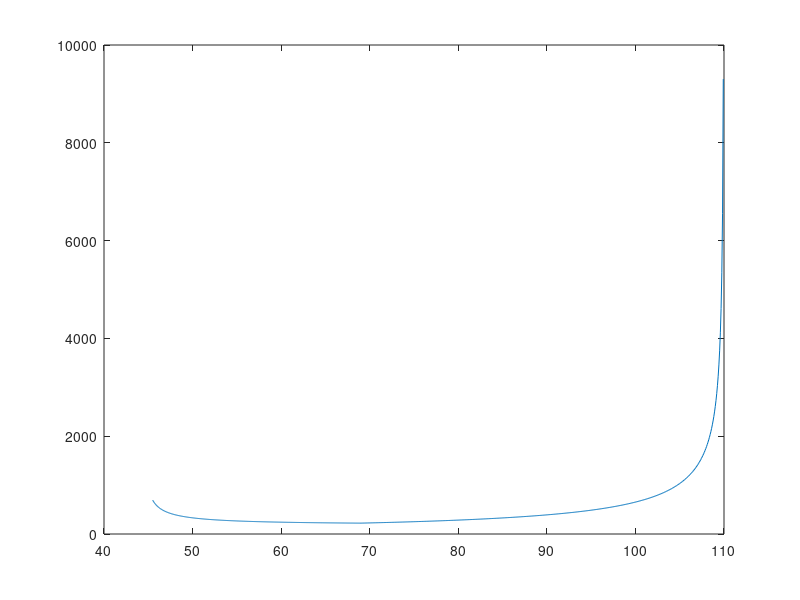
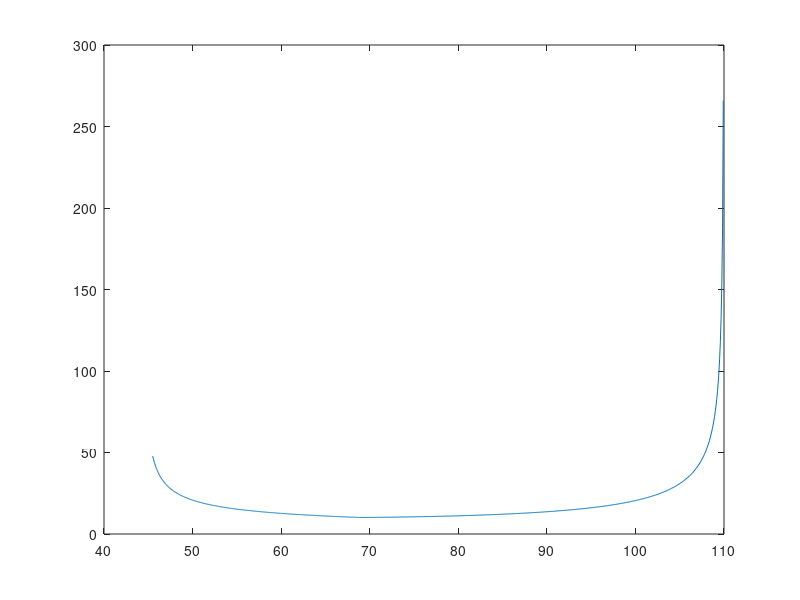
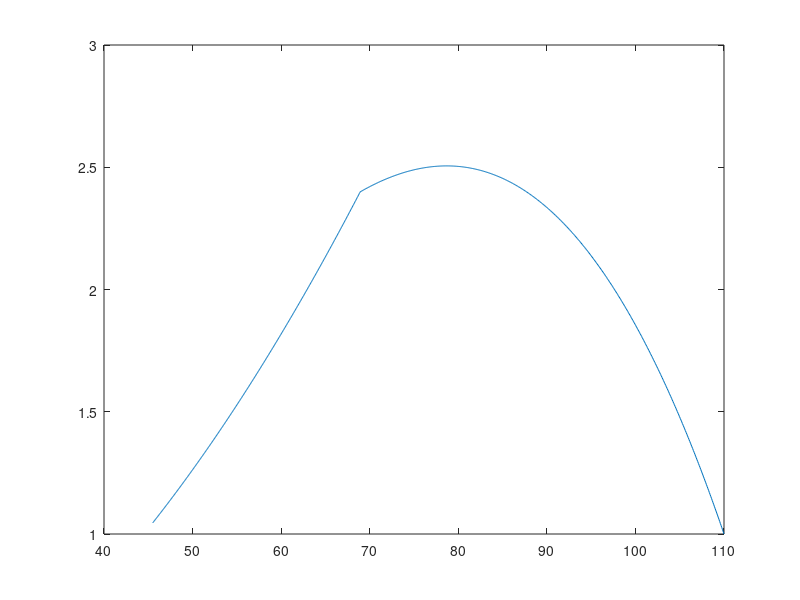
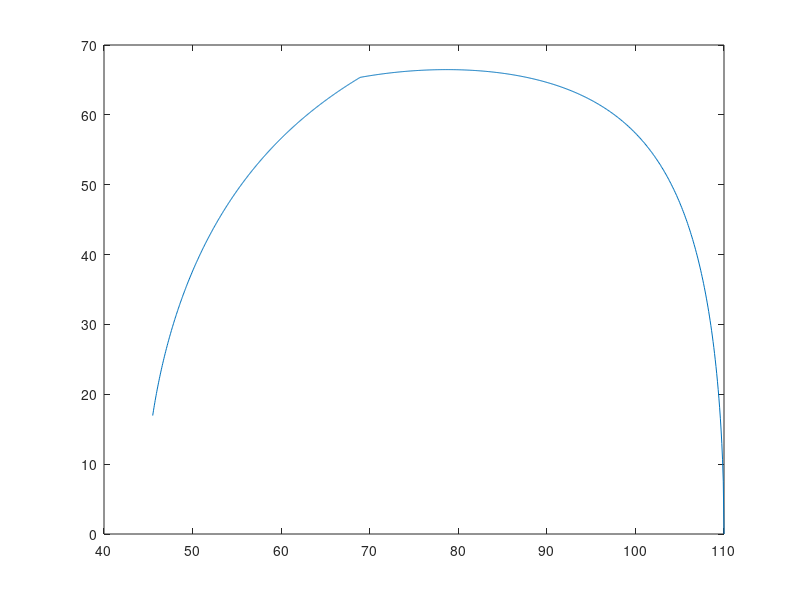

The MATLAB source for these figures, in order:
%% Turning performance.
%INPUTS
close all
clear clc
lambda_isa=-0.0065;
P0_isa=101325;
T_0_isa=288.15;
g_isa=9.80665;
R_isa=287;
h=2400;
%other
h2=2400;
h1=15.24;
A=10;
e_clean=0.82;
S=9.529;
W=1395*9.80665;
%important
PA=180000;
CL_max=1.5;

T=288.15+lambda_isa*h;
P_isa = P0_isa * ((1 + (lambda_isa*h) / T_0_isa) ^ (-g_isa / (R_isa*lambda_isa)));
rho_isa=P_isa/R_isa/T;
V_stall=sqrt(W/S*2/rho_isa*1/CL_max);
CD=(0.032+CL_max^2/(pi*A*e_clean));
V_PA_PR=(PA/S*2/rho_isa*1/CD)^(1/3);

Vrange1=linspace(V_stall+1,V_PA_PR,500);
L=0.5*rho_isa*S*Vrange1.^2*CL_max;
n=L./W;
bankangle1=acos(1./n);
R=Vrange1.^2./(g_isa*tan(bankangle1));
T_pi=pi.*R./Vrange1;

CDlimit1=0.032+CL_max^2/(pi*A*e_clean)
CDlimit2=PA/(0.5*rho_isa*110^3*S)
Cllimit2=W/(0.5*rho_isa*S*110^2)
Vrange2=linspace(V_PA_PR, 110 ,500);

%CD2=PA./(0.5*rho_isa*Vrange2.^3*S);
CD2=linspace(CD, CDlimit2,500);
%CL=sqrt((CD2-0.032).*pi.*A.*e_clean);
CL=linspace(1.5,Cllimit2,500)
L2=0.5*rho_isa*S.*Vrange2.^2.*CL;
n2=L2./W;
bankangle2=acos(1./n2);
R2=Vrange2.^2./(g_isa*tan(bankangle2));
T_pi2=pi.*R2./Vrange2;
V=[Vrange1, Vrange2];
bankangletotal=[bankangle1,bankangle2];
R_final=[R, R2];
T_pi_final=[T_pi, T_pi2];
nfinal=[n,n2];
%V=Vrange2
plot(V,R_final)
figure; plot(V,T_pi_final)
figure; plot(V,nfinal)
figure; plot(V,bankangletotal*180/pi)

%plot(V,R_final)
% R_mat=[];
% T_mat=[];
% n_mat=[];
% V=linspace(V_stall+10, 90, 100);
% CL=1.4;
% CD0=0.0488
% CD=CD0+CL^2/(pi*A*e)
%  for i = V
%      Pr=CD*0.5*rho_isa*i^3*S;
%      if Pr>=PA
%          CD=PA/(0.5*rho_isa*i^3*S);
%          CL=sqrt((CD-CD0)*pi*A*e);
%      end
%      L=0.5*CL*rho_isa*i^2*S;
%      n=L/W;
%      bankangle=acos(1/n);
%      R=i^2/(g_isa*tan(bankangle));
%      T_pi=pi*R/i;
%      R_mat=[R_mat,R];
%      T_mat=[T_mat,T_pi];
%      n_mat=[n_mat, n];
%  end
%  
% plot(V,R_mat)
% figure; plot(V,T_mat)
% figure; plot(V,n_mat)